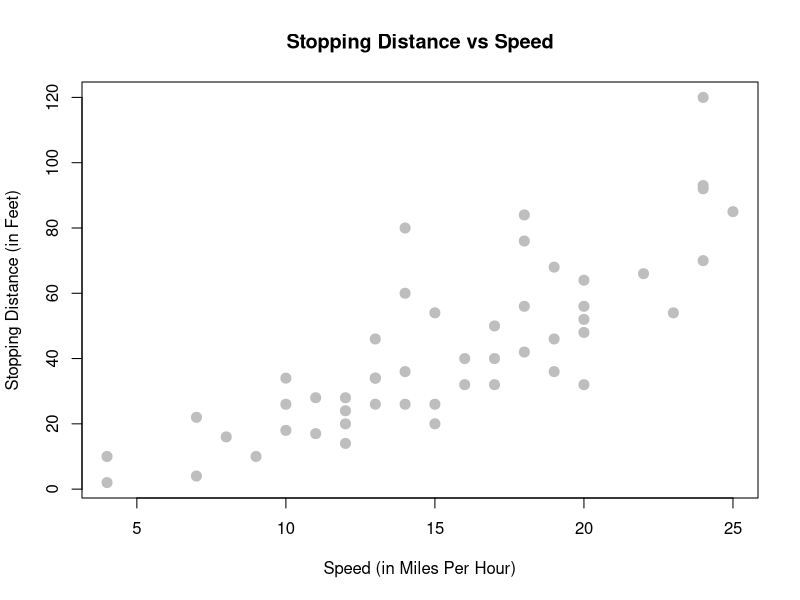
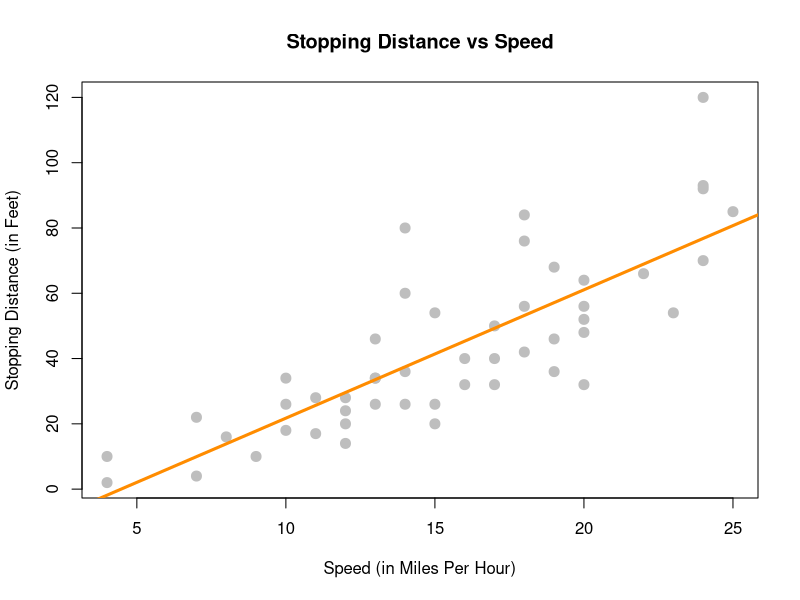

Write R code to recreate these figures, in order.
?cars

# View data set in a new tab
View(cars)

# See first six rows of data in the console
head(cars)

# Display internal structure of an R object
str(cars)

# Dimension of the data frame or matrix
dim(cars)

# Number of rows of the data frame or matrix
nrow(cars)

# Number of rows of the data frame or matrix
ncol(cars)

# Plot the relationship between speed and stopping distance
plot(dist ~ speed, data = cars,
     xlab = "Speed (in Miles Per Hour)",
     ylab = "Stopping Distance (in Feet)",
     main = "Stopping Distance vs Speed",
     pch  = 20,
     cex  = 2,
     col  = "grey")

# Least squares regression function
?lm
model <- lm(dist ~ speed, data = cars)
model
summary(model)
coef(model)

plot(dist ~ speed, data = cars,
     xlab = "Speed (in Miles Per Hour)",
     ylab = "Stopping Distance (in Feet)",
     main = "Stopping Distance vs Speed",
     pch  = 20,
     cex  = 2,
     col  = "grey")
abline(model, lwd = 3, col = "darkorange")


